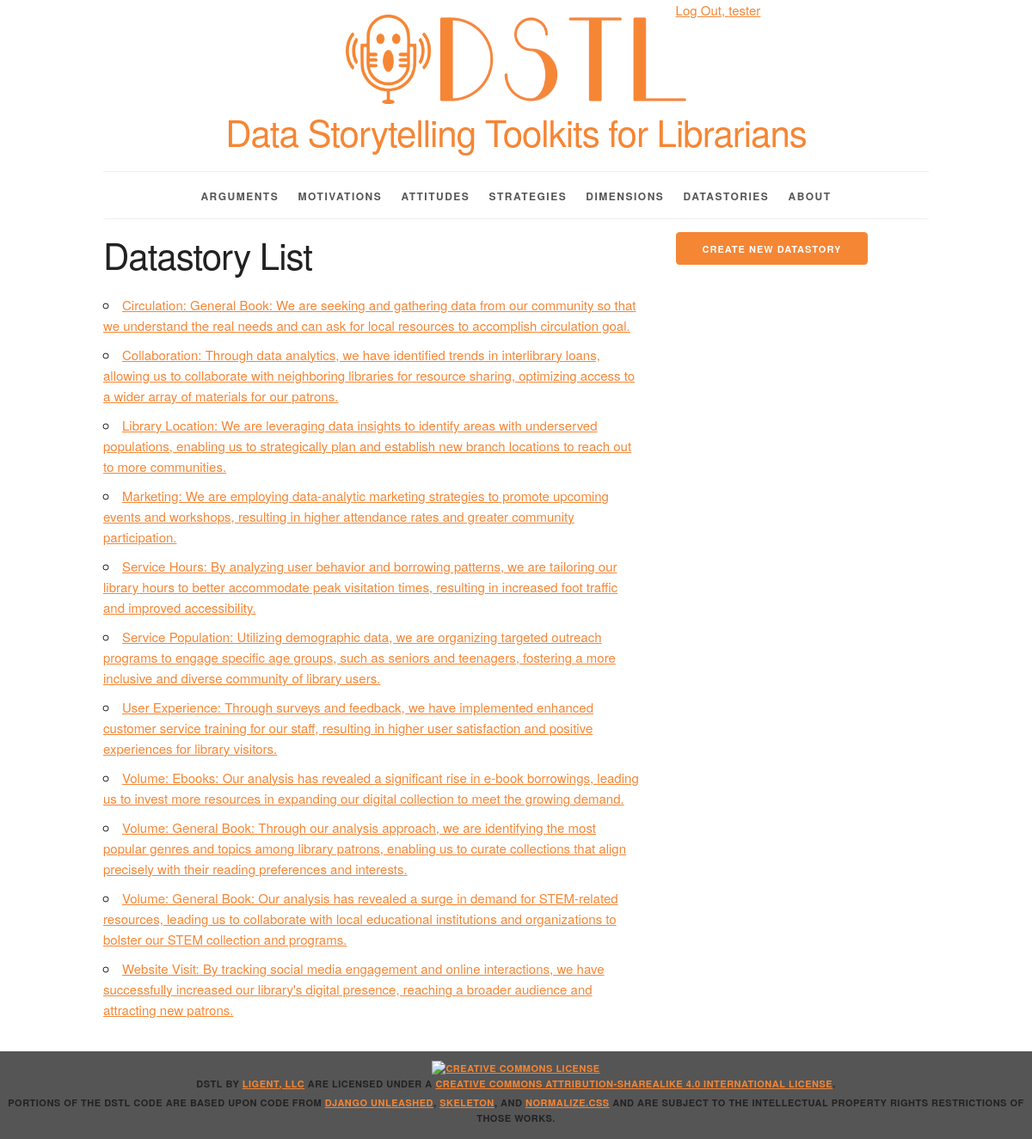
The page /datastory/ (signed in) on the database its author committed.
### datastory/models.py (models this page shows, shortened)
class Datastory(models.Model):
    story_id = models.AutoField(primary_key=True)
    story_content = models.CharField(max_length=600)
    strategy = models.ForeignKey(Strategy, related_name='datastory', on_delete=models.PROTECT)
    dimension = models.ForeignKey(Dimension, related_name='datastory', on_delete=models.PROTECT)
    def __str__(self):
        return "%s: %s" % (self.dimension, self.story_content)
    def get_absolute_url(self):
        return reverse('datastory_datastory_detail_urlpattern',
                       kwargs={'pk': self.pk}
                       )
    class Meta:
        ordering = ['dimension']

class Dimension(models.Model):  # Data dimension
    dimension_id = models.AutoField(primary_key=True)
    dimension_name = models.CharField(max_length=45)
    def __str__(self):
        return "%s" % self.dimension_name
    class Meta:
        ordering = ['dimension_name']
        constraints = [
            UniqueConstraint(fields=['dimension_name'], name='unique_dimension')
        ]

### datastory/views.py (the view)
class DatastoryList(LoginRequiredMixin, PermissionRequiredMixin, PageLinksMixin, ListView):
    model = Datastory
    permission_required = 'datastory.view_datastory'

### datastory/utils.py (called while the page is built, shortened)
    def get_context_data(self, **kwargs):
        context = super().get_context_data(
            **kwargs)
        page = context.get('page_obj')
        return context

### DSTL/datastory/templates/datastory/datastory_list.html (shortened to what this page needs)
{% extends 'datastory/base.html' %}
{% block create_button %}
    {% if perms.datastory.add_dimension %}
      <a href="{% url 'datastory_datastory_create_urlpattern' %}"
         class="button button-primary">
        Create New Datastory</a>
    {% endif %}
{% endblock %}
{% block org_content %}
  <h2>Datastory List</h2>
    <ul>
        {% for datastory in datastory_list %}
            <li>
                <a href="{{ datastory.get_absolute_url }}">{{ datastory }}</a>
            </li>
        {% empty %}
            <li><em>There are currently no datastory available.</em></li>
        {% endfor %}
    </ul>
{% endblock %}

### DSTL/datastory/templates/datastory/base.html (shortened to what this page needs)
{% load static %}
<!DOCTYPE html>
<html lang="en">
<head>
    <link rel="stylesheet" type="text/css"
          href="{% static 'datastory/normalize.css' %}">
    <link rel="stylesheet" type="text/css"
          href="{% static 'datastory/skeleton.css' %}">
    <link rel="stylesheet" type="text/css"
          href="{% static 'datastory/style.css' %}">
</head>
<body>
<div class="container">
    <div class="status row">
        <div class="offset-by-eight four columns">
            <ul class="inline">
                {% if user.is_authenticated %}
                    <li><a href="{% url 'logout_urlpattern' %}">
                        Log Out, {{ user.get_username }}</a></li>
                {% else %}
                    <li><a href="{% url 'login_urlpattern' %}">
                        Log In</a></li>
                {% endif %}
            </ul>
        </div>
    </div>
    <header class="row">
        <div class="offset-by-one ten columns">
            <img src="/static/datastory/logo-orange.png" style="width: 50%">
            <h2 style="color:#f58634">Data Storytelling Toolkits for Librarians</h2>
        </div>
    </header>
    <nav>
        <ul>
            {% if perms.datastory.view_argument %}
                <li>
                    <a href="{% url 'datastory_argument_list_urlpattern' %}">
                        Arguments</a></li>
            {% endif %}
            {% if perms.datastory.view_motivation %}
                <li>
                    <a href="{% url 'datastory_motivation_list_urlpattern' %}">
                        Motivations</a></li>
            {% endif %}
            {% if perms.datastory.view_attitude %}
                <li>
                    <a href="{% url 'datastory_attitude_list_urlpattern' %}">
                        Attitudes</a></li>
            {% endif %}
            {% if perms.datastory.view_strategy %}
                <li>
                    <a href="{% url 'datastory_strategy_list_urlpattern' %}">
                        Strategies</a></li>
            {% endif %}
            {% if perms.datastory.view_dimension %}
                <li>
                    <a href="{% url 'datastory_dimension_list_urlpattern' %}">
                        Dimensions</a></li>
            {% endif %}
            {% if perms.datastory.view_datastory %}
                <li>
                    <a href="{% url 'datastory_datastory_list_urlpattern' %}">
                        Datastories</a></li>
            {% endif %}
            <li>
                <a href="{% url 'about_urlpattern' %}">
                    About</a></li>
        </ul>
    </nav>
    <main>
        {% block content %}
            <div class="row">
                <section class="eight columns">
                    {% block org_content %}{% endblock %}
                </section>
                <section class="desktop four columns">
                    {% block create_button %}{% endblock %}
                </section>
            </div>
        {% endblock %}
    </main>
</div>
<footer>
    <p>
        <a rel="license" href="http://creativecommons.org/licenses/by-sa/4.0/">
            <img alt="Creative Commons License" style="border-width:0"
                 src="https://i.creativecommons.org/l/by-sa/4.0/88x31.png"/>
        </a><br/><span property="dct:title">DSTL</span>
        by
        <a href="https://www.ligent.net" property="cc:attributionName"
           rel="cc:attributionURL">Ligent, LLC</a> are licensed under a
        <a rel="license" href="http://creativecommons.org/licenses/by-sa/4.0/">Creative Commons Attribution-ShareAlike
            4.0 International License</a>.
    </p>
    <p>Portions of the DSTL code are based upon code from
        <a href="https://django-unleashed.com">Django Unleashed</a>,
        <a href="http://getskeleton.com/">Skeleton</a>, and
        <a href="https://necolas.github.io/normalize.css/">Normalize.css</a> and
        are subject to the intellectual property rights restrictions of those works.
    </p>
</footer>
</body>
</html>

### datastory/static/datastory/skeleton.css (style rules this page uses)
.container { position: relative; width: 100%; max-width: 960px; margin: 0 auto; padding: 0 20px; box-sizing: border-box; }
.column, .columns { width: 100%; float: left; box-sizing: border-box; }
@media (min-width: 400px) { .container { width: 85%; padding: 0; } }
@media (min-width: 550px) { .container { width: 80%; } }
@media (min-width: 550px) { .column, .columns { margin-left: 4%; } }
@media (min-width: 550px) { .column:first-child, .columns:first-child { margin-left: 0; } }
@media (min-width: 550px) { .four.columns { width: 30.6666666667%; } }
@media (min-width: 550px) { .eight.columns { width: 65.3333333333%; } }
@media (min-width: 550px) { .ten.columns { width: 82.6666666667%; } }
@media (min-width: 550px) { .offset-by-one.column, .offset-by-one.columns { margin-left: 8.66666666667%; } }
@media (min-width: 550px) { .offset-by-eight.column, .offset-by-eight.columns { margin-left: 69.3333333333%; } }
html { font-size: 62.5%; }
body { font-size: 1.5em; line-height: 1.6; font-weight: 400; font-family: "Raleway", "HelveticaNeue", "Helvetica Neue", Helvetica, Arial, sans-serif; color: #222; }
h1, h2, h3, h4, h5, h6 { margin-top: 0; margin-bottom: 2rem; font-weight: 300; }
h2 { font-size: 3.6rem; line-height: 1.25; letter-spacing: -.1rem; }
@media (min-width: 550px) { h2 { font-size: 4.2rem; } }
p { margin-top: 0; }
a { color: #f58634; }
.button, button, input[type="submit"], input[type="reset"], input[type="button"] { display: inline-block; height: 38px; padding: 0 30px; color: #555; text-align: center; font-size: 11px; font-weight: 600; line-height: 38px; letter-spacing: .1rem; text-transform: uppercase; text-decoration: none; white-space: nowrap; background-color: transparent; border-radius: 4px; border: 1px solid #bbb; cursor: pointer; box-sizing: border-box; }
.button.button-primary, button.button-primary, input[type="submit"].button-primary, input[type="reset"].button-primary, input[type="button"].button-primary { color: #FFF; background-color: #f58634; border-color: #f58634; }
ul { list-style: circle inside; }
ol, ul { padding-left: 0; margin-top: 0; }
li { margin-bottom: 1rem; }
button, .button { margin-bottom: 1rem; }
pre, blockquote, dl, figure, table, p, ul, ol, form { margin-bottom: 2.5rem; }
.container:after, .row:after, .u-cf { content: ""; display: table; clear: both; }

### datastory/static/datastory/style.css (style rules this page uses)
.desktop { display: none; }
@media (min-width: 550px) { .desktop { display: block; } }
html { height: 100%; background-color: #555; }
body { background-color: white; }
body>div>header { text-align: center;; }
nav { border-top: 1px solid #eee; width: 100%; border-bottom: 1px solid #eee; margin: 0 0 1em; padding: 0; }
nav ul { margin: 0; padding: 1em 0; list-style-type: none; text-align: center; }
nav ul li { display: inline; padding: 0; margin: 0 0.25em; font-weight: 600; text-transform: uppercase; text-align: center; font-size: 1rem; letter-spacing: .10rem; }
@media (min-width: 400px) { nav ul li { letter-spacing: .15rem; font-size: 1.2rem; margin: 0 0.5em; } }
@media (min-width: 550px) { nav ul li { margin: 0 0.75em; } }
nav ul li a { color: #555; text-decoration: none; background-color: transparent; cursor: pointer; }
.inline { list-style-type: none; padding: 0; margin: 0 0 -0.5em; }
.inline li { display: inline; }
body>footer { width: 100%; background-color: #555; font-size: 1.1rem; letter-spacing: .05rem; font-weight: 600; text-transform: uppercase; text-align: center; padding: 1em 0; margin: 1em 0; }
body>footer p { margin-bottom: 0.5rem; }

### rows shown on the page
Datastory: dimension+story_content "Circulation: General Book: We are seeking and gathering data from our community so that we understand the real needs and can ask for local resources to accomplish circulation goal."
Datastory: dimension+story_content "Collaboration: Through data analytics, we have identified trends in interlibrary loans, allowing us to collaborate with neighboring libraries for resource sharing, optimizing access to a wider array of materials for our patrons."
Datastory: dimension+story_content "Library Location: We are leveraging data insights to identify areas with underserved populations, enabling us to strategically plan and establish new branch locations to reach out to more communities."
Datastory: dimension+story_content "Marketing: We are employing data-analytic marketing strategies to promote upcoming events and workshops, resulting in higher attendance rates and greater community participation."
Datastory: dimension+story_content "Service Hours: By analyzing user behavior and borrowing patterns, we are tailoring our library hours to better accommodate peak visitation times, resulting in increased foot traffic and improved accessibility."
Datastory: dimension+story_content "Service Population: Utilizing demographic data, we are organizing targeted outreach programs to engage specific age groups, such as seniors and teenagers, fostering a more inclusive and diverse community of library users."
Datastory: dimension+story_content "User Experience: Through surveys and feedback, we have implemented enhanced customer service training for our staff, resulting in higher user satisfaction and positive experiences for library visitors."
Datastory: dimension+story_content "Volume: Ebooks: Our analysis has revealed a significant rise in e-book borrowings, leading us to invest more resources in expanding our digital collection to meet the growing demand."
Datastory: dimension+story_content "Volume: General Book: Through our analysis approach, we are identifying the most popular genres and topics among library patrons, enabling us to curate collections that align precisely with their reading preferences and interests."
Datastory: dimension+story_content "Volume: General Book: Our analysis has revealed a surge in demand for STEM-related resources, leading us to collaborate with local educational institutions and organizations to bolster our STEM collection and programs."
Datastory: dimension+story_content "Website Visit: By tracking social media engagement and online interactions, we have successfully increased our library's digital presence, reaching a broader audience and attracting new patrons."

### other values the page prints
{{ user.get_username }} "tester"
